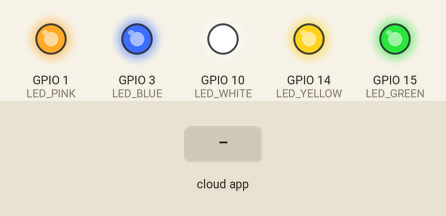
Recording of a sketch running on a simulated ESP8266 (Wemos D1 mini). Parts: output pins drawn as LEDs (lit = HIGH). The inputs (shaded band) are chosen by the test bench. WiFi joins after 1.5 s; servers stay silent unless stated; what the sketch prints to the serial monitor is not drawn.

Above: at 2.7 s.
2.8 s: the phone or cloud app sets light.one to 1
At 4.0 s:
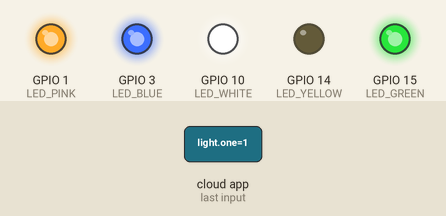
4.3 s: the phone or cloud app sets light.two to 1
At 5.2 s:
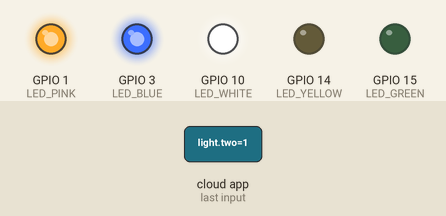
5.8 s: the phone or cloud app sets light.three to 1
At 6.3 s:
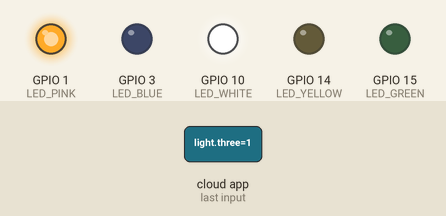
7.3 s: the phone or cloud app sets light.four to 1
At 8.5 s:
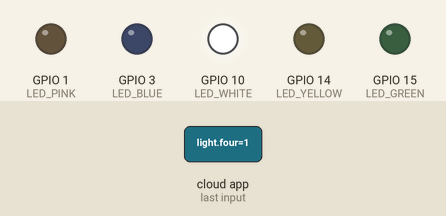
8.8 s: the phone or cloud app sets light.five to 1
At 9.8 s:
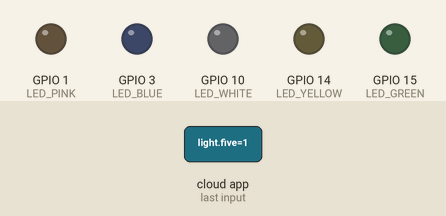
10.3 s: the phone or cloud app sets light.one to 0
At 10.9 s:
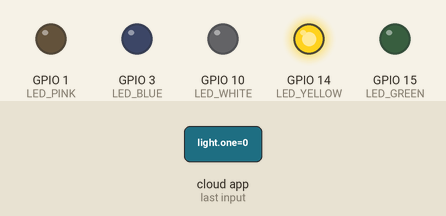
Timing chart, 0 to 12.8 s (numbered marks = the images above; inputs shaded):
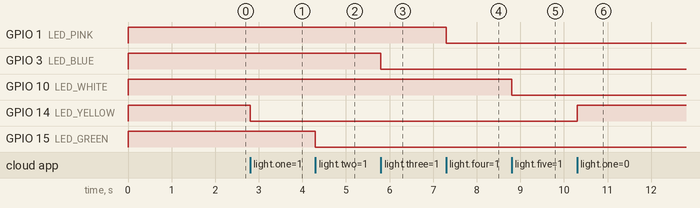

The sketch:

fauxmoESP_Basic.ino
```cpp
#include <Arduino.h>
#include <ESP8266WiFi.h>
#include "fauxmoESP.h"

// Rename the credentials.sample.h file to credentials.h and
// edit it according to your router configuration
#include "credentials.h"

fauxmoESP fauxmo;

// -----------------------------------------------------------------------------

#define SERIAL_BAUDRATE     115200

#define LED_YELLOW          14
#define LED_GREEN           15
#define LED_BLUE            3
#define LED_PINK            1
#define LED_WHITE           10

#define ID_YELLOW           "light one"
#define ID_GREEN            "light two"
#define ID_BLUE             "light three"
#define ID_PINK             "light four"
#define ID_WHITE            "light five"

// -----------------------------------------------------------------------------

// -----------------------------------------------------------------------------
// Wifi
// -----------------------------------------------------------------------------

void wifiSetup() {

    // Set WIFI module to STA mode
    WiFi.mode(WIFI_STA);

    // Connect
    Serial.printf("[WIFI] Connecting to %s ", WIFI_SSID);
    WiFi.begin(WIFI_SSID, WIFI_PASS);

    // Wait
    while (WiFi.status() != WL_CONNECTED) {
        Serial.print(".");
        delay(100);
    }
    Serial.println();

    // Connected!
    Serial.printf("[WIFI] STATION Mode, SSID: %s, IP address: %s\n", WiFi.SSID().c_str(), WiFi.localIP().toString().c_str());

}

void setup() {

    // Init serial port and clean garbage
    Serial.begin(SERIAL_BAUDRATE);
    Serial.println();
    Serial.println();

    // LEDs
    pinMode(LED_YELLOW, OUTPUT);
    pinMode(LED_GREEN, OUTPUT);
    pinMode(LED_BLUE, OUTPUT);
    pinMode(LED_PINK, OUTPUT);
    pinMode(LED_WHITE, OUTPUT);
    digitalWrite(LED_YELLOW, HIGH);
    digitalWrite(LED_GREEN, HIGH);
    digitalWrite(LED_BLUE, HIGH);
    digitalWrite(LED_PINK, HIGH);
    digitalWrite(LED_WHITE, HIGH);

    // Wifi
    wifiSetup();

    // By default, fauxmoESP creates it's own webserver on the defined port
    // The TCP port must be 80 for gen3 devices (default is 1901)
    // This has to be done before the call to enable()
    fauxmo.createServer(true); // not needed, this is the default value
    fauxmo.setPort(80); // This is required for gen3 devices

    // You have to call enable(true) once you have a WiFi connection
    // You can enable or disable the library at any moment
    // Disabling it will prevent the devices from being discovered and switched
    fauxmo.enable(true);

    // You can use different ways to invoke alexa to modify the devices state:
    // "Alexa, turn yellow lamp on"
    // "Alexa, turn on yellow lamp
    // "Alexa, set yellow lamp to fifty" (50 means 50% of brightness, note, this example does not use this functionality)

    // Add virtual devices
    fauxmo.addDevice(ID_YELLOW);
    fauxmo.addDevice(ID_GREEN);
    fauxmo.addDevice(ID_BLUE);
    fauxmo.addDevice(ID_PINK);
    fauxmo.addDevice(ID_WHITE);

    fauxmo.onSetState([](unsigned char device_id, const char * device_name, bool state, unsigned char value) {

        // Callback when a command from Alexa is received.
        // You can use device_id or device_name to choose the element to perform an action onto (relay, LED,...)
        // State is a boolean (ON/OFF) and value a number from 0 to 255 (if you say "set kitchen light to 50%" you will receive a 128 here).
        // Just remember not to delay too much here, this is a callback, exit as soon as possible.
        // If you have to do something more involved here set a flag and process it in your main loop.

        Serial.printf("[MAIN] Device #%d (%s) state: %s value: %d\n", device_id, device_name, state ? "ON" : "OFF", value);

        // Checking for device_id is simpler if you are certain about the order they are loaded and it does not change.
        // Otherwise comparing the device_name is safer.

        if (strcmp(device_name, ID_YELLOW)==0) {
            digitalWrite(LED_YELLOW, state ? LOW : HIGH);
        } else if (strcmp(device_name, ID_GREEN)==0) {
            digitalWrite(LED_GREEN, state ? LOW : HIGH);
        } else if (strcmp(device_name, ID_BLUE)==0) {
            digitalWrite(LED_BLUE, state ? LOW : HIGH);
        } else if (strcmp(device_name, ID_PINK)==0) {
            digitalWrite(LED_PINK, state ? LOW : HIGH);
        } else if (strcmp(device_name, ID_WHITE)==0) {
            digitalWrite(LED_WHITE, state ? LOW : HIGH);
        }

    });

}

void loop() {

    // fauxmoESP uses an async TCP server but a sync UDP server
    // Therefore, we have to manually poll for UDP packets
    fauxmo.handle();

    // This is a sample code to output free heap every 5 seconds
    // This is a cheap way to detect memory leaks
    static unsigned long last = millis();
    if (millis() - last > 5000) {
        last = millis();
        Serial.printf("[MAIN] Free heap: %d bytes\n", ESP.getFreeHeap());
    }

    // If your device state is changed by any other means (MQTT, physical button,...)
    // you can instruct the library to report the new state to Alexa on next request:
    // fauxmo.setState(ID_YELLOW, true, 255);

}
```

credentials.h
```cpp
#define WIFI_SSID "Hong Thai"
#define WIFI_PASS "090913192332"
```

Measured:
- after the input at 2.8 s, GPIO 14 (LED_YELLOW): HIGH → LOW at once
- after the input at 4.3 s, GPIO 15 (LED_GREEN): HIGH → LOW at once
- after the input at 5.8 s, GPIO 3 (LED_BLUE): HIGH → LOW at once
- after the input at 7.3 s, GPIO 1 (LED_PINK): HIGH → LOW at once
- after the input at 8.8 s, GPIO 10 (LED_WHITE): HIGH → LOW at once
- after the input at 10.3 s, GPIO 14 (LED_YELLOW): LOW → HIGH at once
